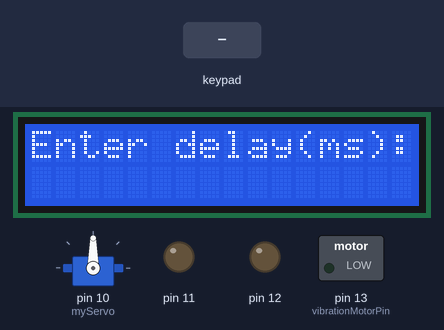
The sketch below on a simulated Arduino Uno, built with avr-gcc and run on an emulated ATmega328P. Shown: 16×2 character LCD, servo, switched loads named in the sketch (green lamp = pin HIGH), output pins drawn as LEDs (lit = HIGH). The inputs (shaded band) are chosen by the test bench.

Above: at 1.2 s.
1.3 s: keypad keys 1 3 9 7 pressed 0.4 s apart
At 3.2 s:
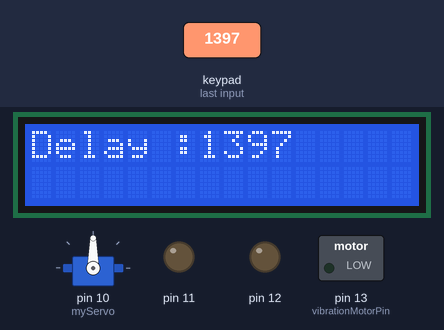
At 5.7 s:
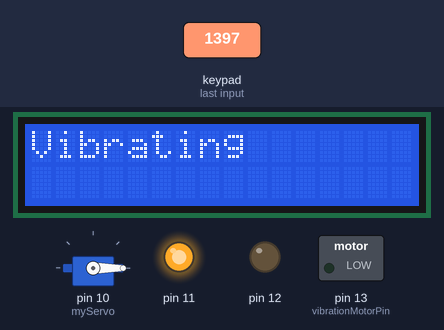
Timing chart, 0 to 17.9 s (numbered marks = the images above; inputs shaded):
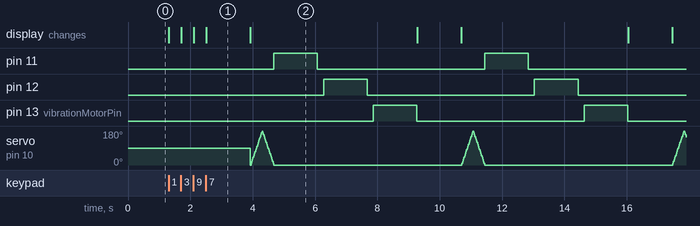

Measured:
- after the input at 1.3 s, pin 11: alternates HIGH for 1.4 s and LOW for 5.4 s, starting after 3.4 s; pin 12: alternates HIGH for 1.4 s and LOW for 5.4 s, starting after 5.0 s
- what the display in image 1 shows lasts 1.4 s, from 2.5 s to 3.9 s

The sketch:

microProject.ino
```cpp
#include <Keypad.h>
#include <LiquidCrystal_I2C.h>
#include <Servo.h>

Servo myServo;

int pos = 0;


const byte ROWS = 4; // Four rows
const byte COLS = 4; // Four columns
char keys[ROWS][COLS] = {
  {'1', '2', '3', 'A'},
  {'4', '5', '6', 'B'},
  {'7', '8', '9', 'C'},
  {'*', '0', '#', 'D'}
};
byte rowPins[ROWS] = {9, 8, 7, 6}; // Connect to the row pinouts of the keypad
byte colPins[COLS] = {5, 4, 3, 2}; // Connect to the column pinouts of the keypad

Keypad keypad = Keypad(makeKeymap(keys), rowPins, colPins, ROWS, COLS);
LiquidCrystal_I2C lcd(0x3F, 16, 2); // Address 0x27, 16 columns and 2 rows

char inputBuffer[4]; // Buffer to store the input (maximum 4 digits)
int inputIndex = 0; // Index for the buffer

const int vibrationMotorPin = 13;

void setup() {
  lcd.init(); // Initialize the LCD
  lcd.backlight(); // Turn on the backlight
  lcd.print("Enter delay(ms):");
  //pinMode(vibrationMotorPin, OUTPUT);


  myServo.attach(10);
  pinMode(11,OUTPUT);
  pinMode(12,OUTPUT);
  pinMode(13,OUTPUT);

}

void loop() {
  char key = keypad.getKey();
  if (key != NO_KEY && inputIndex < 4) {
    inputBuffer[inputIndex++] = key; // Store key in the buffer
    lcd.setCursor(inputIndex, 1); // Set cursor position
    lcd.print(key); // Print the pressed key on LCD
  }

  if (inputIndex == 4) { // If 4 digits are entered
    lcd.clear();
    lcd.print("Delay :");
    int delayTime = atoi(inputBuffer); // Convert inputBuffer to integer
    lcd.print(delayTime); // Print the entered delay time
    delay(delayTime); // Use entered delay as delay parameter
    lcd.clear();
    lcd.print("Vibrating");
   // digitalWrite(vibrationMotorPin, HIGH); // Start the vibration motor
    //delay(delayTime); // Vibrate for 1 second
    //digitalWrite(vibrationMotorPin, LOW);
    //delay(1000); // Stop the vibration motor
    //while (true); // Stop further execution

    for (pos = 0; pos <= 180; pos++){
    myServo.write(pos);
    delay(2);

  }
  for(pos = 180; pos >= 0; pos-=1){
    myServo.write(pos);
    delay(2);
  }


   digitalWrite(11,HIGH);
   delay(delayTime);
   digitalWrite(11,LOW);
   delay(200);

      digitalWrite(12,HIGH);
   delay(delayTime);
   digitalWrite(12,LOW);
   delay(200);


   digitalWrite(13,HIGH);
   delay(delayTime);
   digitalWrite(13,LOW);
   //delay(200);


  }
}
```
